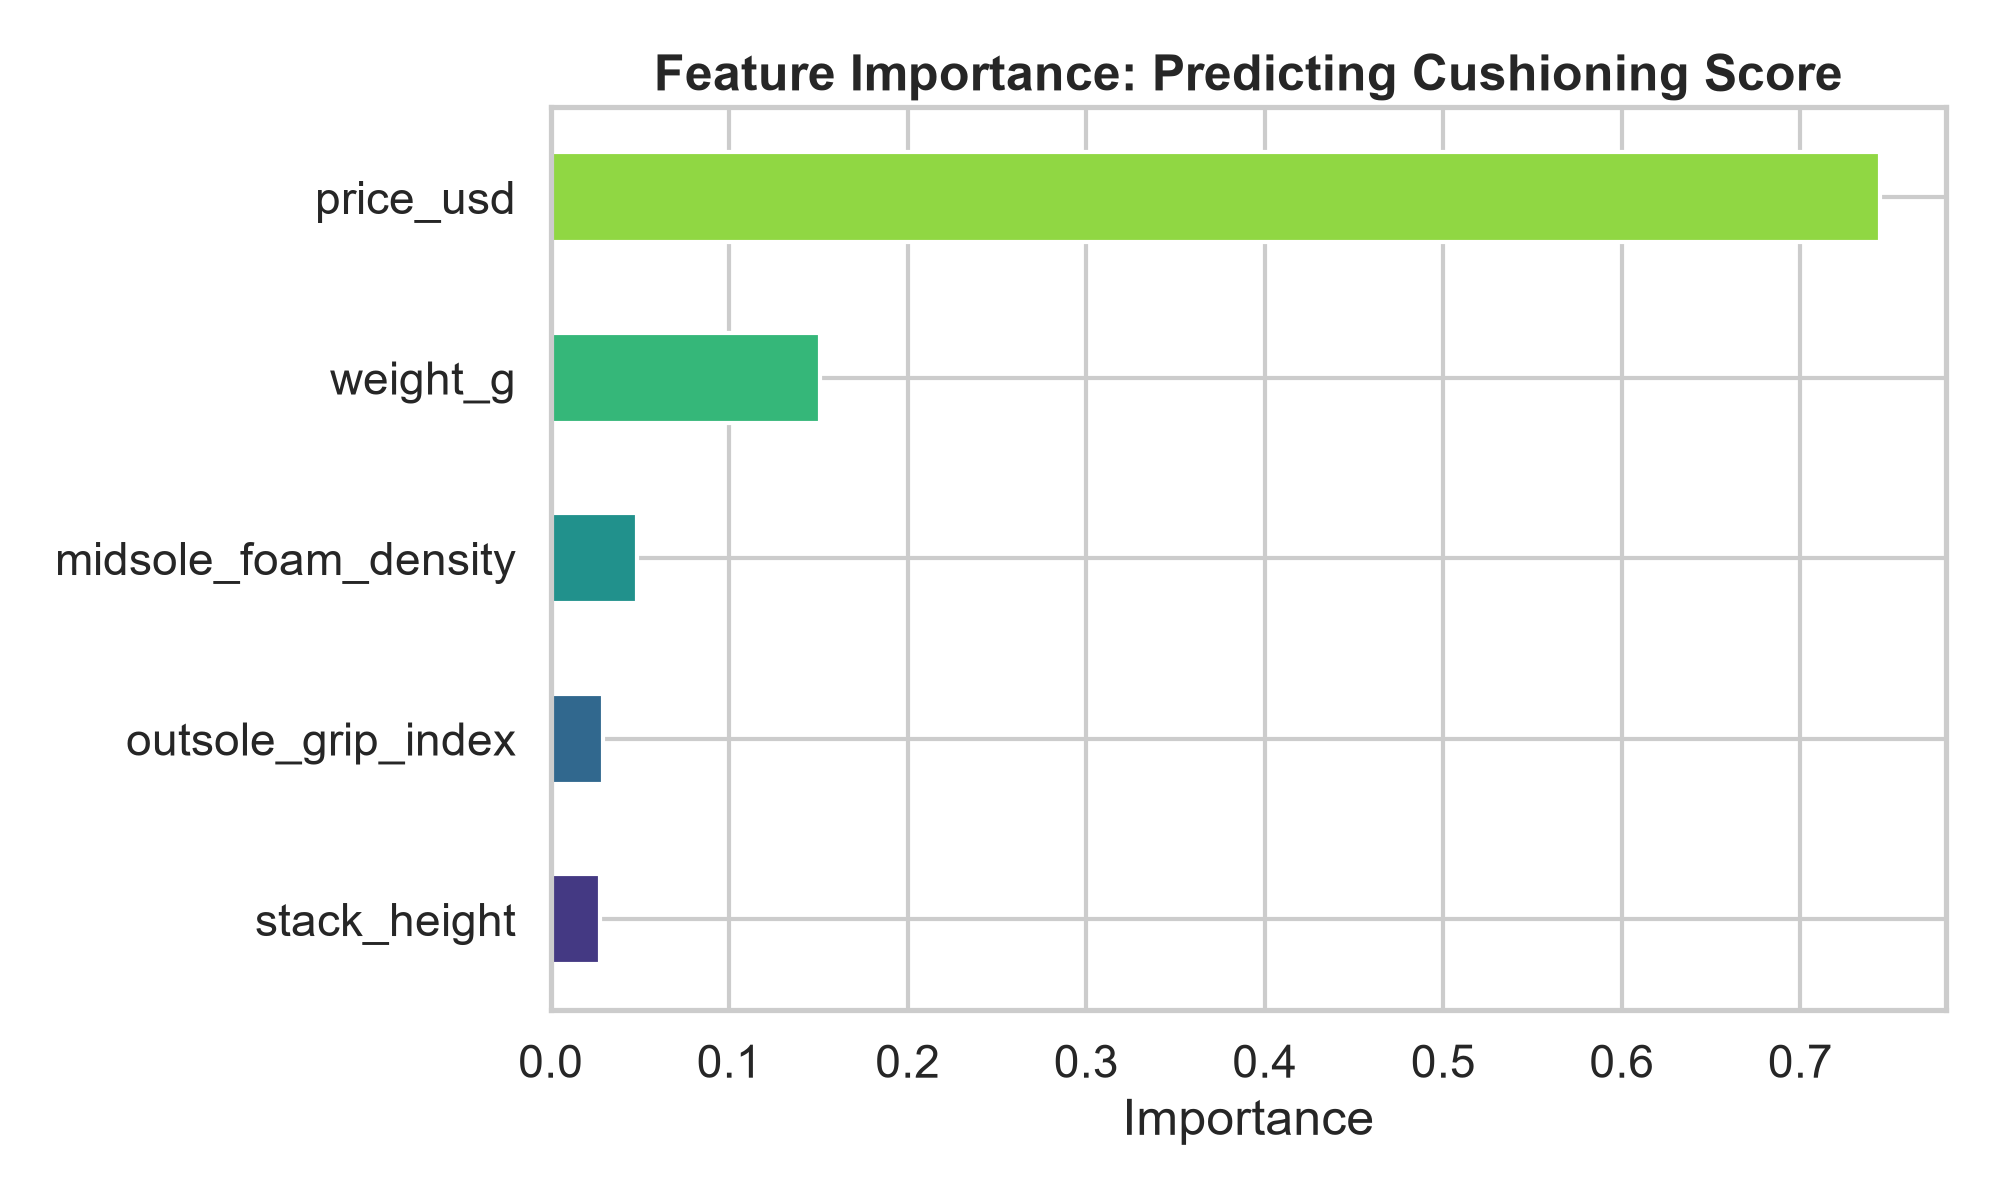

Reproduce this figure in Python.
"""Prompt 3: Random Forest feature importance (target: cushioning_score)"""
import pandas as pd
import matplotlib.pyplot as plt
import seaborn as sns
from sklearn.ensemble import RandomForestRegressor
from sklearn.model_selection import train_test_split
from sklearn.metrics import r2_score

df = pd.read_csv("running_shoes.csv").rename(columns={
    "grip_index": "outsole_grip_index", "stack_height_mm": "stack_height"})
FEATURES = ["price_usd", "weight_g", "midsole_foam_density", "outsole_grip_index", "stack_height"]

X_train, X_test, y_train, y_test = train_test_split(
    df[FEATURES], df["cushioning_score"], test_size=0.2, random_state=42)
rf = RandomForestRegressor(n_estimators=300, random_state=42).fit(X_train, y_train)
print(f"Test R²: {r2_score(y_test, rf.predict(X_test)):.3f}")

imp = pd.Series(rf.feature_importances_, index=FEATURES).sort_values()  # ascending -> top bar = highest
sns.set_theme(style="whitegrid", context="talk")
plt.figure(figsize=(10, 6))
imp.plot(kind="barh", color=sns.color_palette("viridis", len(imp)))
plt.title("Feature Importance: Predicting Cushioning Score", weight="bold")
plt.xlabel("Importance")
plt.tight_layout(); plt.savefig("03_feature_importance.png", dpi=200); plt.show()
